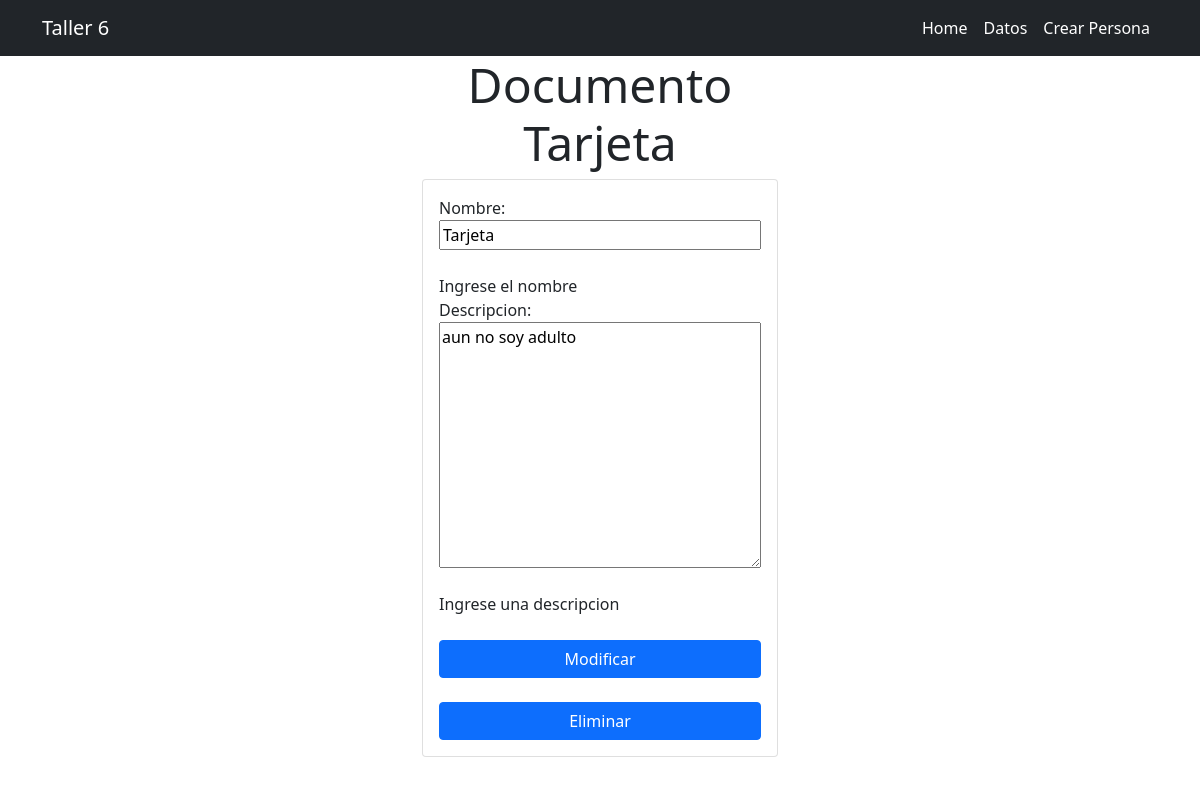
The page /datos/2/D on the database its author committed.
### taller/models.py (models this page shows)
class Tipodocumento(models.Model):
    nombre = models.CharField(max_length=100, help_text="Ingrese el nombre")
    descripcion = models.TextField(blank=True, help_text="Ingrese una descripcion")
    def __str__(self):
        return "Documento " + self.nombre

### taller/views.py (the view, shortened to what this page needs)
# urls.py: path('datos/<int:dato_id>/D', views.datos_ver_D, name="datos_ver_D"),
def datos_ver_D(request, dato_id):
    if request.method == "GET":
        dato = get_object_or_404(Tipodocumento, id=dato_id)
        form = TipodocumentoForm(instance=dato)
        return render(request, "dato_modificar.html", {
            "dato": dato,
            "form": form,
            "tipo": "Documento"
        })

### taller/forms.py
class TipodocumentoForm(ModelForm):
    class Meta:
        model = Tipodocumento
        fields = ["nombre", "descripcion"]

### taller/templates/dato_modificar.html (shortened to what this page needs)
{% extends "base.html" %}
{% block content %}
<main class="container">
    <div class="row">
        <div class="col-4 offset-4">
            <h1 class="text-center display-5">{{dato}}</h1>
            <form action="" method="POST" class="card card-body">
                {{form}}
                <button class="btn btn-primary mt-4">
                    Modificar
                </button>
                <a href="{% url 'datos_ver_delete' dato.id tipo%}" class="btn btn-primary mt-4">Eliminar</a>
            </form>
        </div>
    </div>
</main>
{% endblock %}

### rows shown on the page
Tipodocumento: nombre "Documento Tarjeta", nombre "Tarjeta", descripcion "aun no soy adulto"
